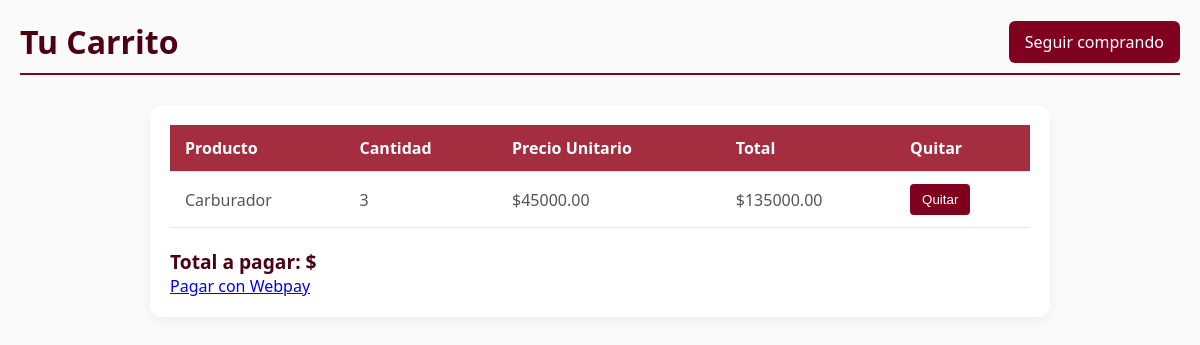
The app's page /cart/ (signed in), older data.
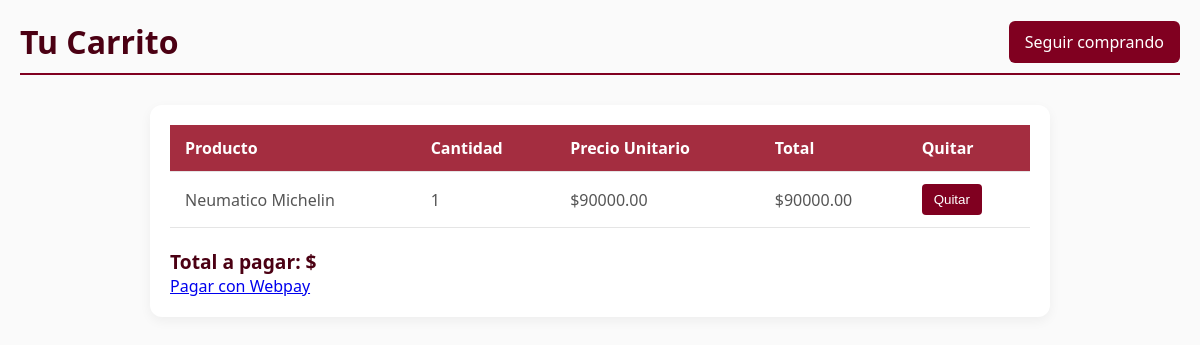
The same page, newer data.
### autoapp/models.py (models this page shows, shortened)
class CartItem(models.Model):
    user = models.ForeignKey(User, on_delete=models.CASCADE)
    producto = models.ForeignKey(Producto, on_delete=models.CASCADE)
    quantity = models.PositiveIntegerField(default=1)
    def total(self):
        return self.quantity * self.producto.precio

class Producto(models.Model):
    codigo_producto = models.CharField(max_length=20, unique=True)
    marca = models.CharField(max_length=100)
    codigo_marca = models.CharField(max_length=20)
    nombre = models.CharField(max_length=200)
    descripcion = models.TextField()
    imagen = models.ImageField(upload_to='productos/', blank=True, null=True)
    categoria = models.ForeignKey(Categoria, on_delete=models.CASCADE, null=True)
    precio = models.DecimalField(max_digits=10, decimal_places=2)
    stock = models.PositiveIntegerField(default=0)
    destacado = models.BooleanField(default=False)
    oferta = models.BooleanField(default=False)

### autoapp/views.py (the view)
# urls.py: path('cart/', views.cart_detail, name='cart_detail'),
@login_required
def cart_detail(request):
    cart = Cart(request)
    items = cart.get_items()
    return render(request, 'cart.html', {'cart_items': items})

### autoapp/cart.py (called while the page is built)
    def get_items(self):
        if self.user.is_authenticated:
            return CartItem.objects.filter(user=self.user)
        else:
            cart = self.request.session.get('cart', {})
            productos = Producto.objects.filter(id__in=cart.keys())
            return [{'producto': p, 'quantity': cart[str(p.id)]} for p in productos]

    def __len__(self):
        if self.user.is_authenticated:
            return sum(item.quantity for item in CartItem.objects.filter(user=self.user))
        else:
            return sum(self.request.session.get('cart', {}).values())

### autoapp/context_processors.py (called while the page is built)
def cart_context(request):
    return {
        'cart_item_count': len(Cart(request))
    }

### autoapp/templates/cart.html (shortened to what this page needs)
{% load static %}
<!DOCTYPE html>
<html lang="en">
<head>
    <link rel="stylesheet" href="{% static 'autoapp/cart.css' %}">
</head>
<body>
<header>
    <h1>Tu Carrito</h1>
    <a href="{% url 'index' %}">Seguir comprando</a>
</header>
<main>
    {% if cart_items %}
    <table>
        <thead>
            <tr>
                <th>Producto</th>
                <th>Cantidad</th>
                <th>Precio Unitario</th>
                <th>Total</th>
                <th>Quitar</th>
            </tr>
        </thead>
<tbody>
    {% for item in cart_items %}
    <tr>
        <td>{{ item.producto.nombre }}</td>
        <td>{{ item.quantity }}</td>
        <td>${{ item.producto.precio }}</td>
        <td>${{ item.total }}</td>
        <td>
            <form action="{% url 'remove_from_cart' item.producto.id %}" method="post" style="display:inline;">
                <button type="submit">Quitar</button>
            </form>
        </td>
    </tr>
    {% endfor %}
</tbody>
    </table>
    <p><strong>Total a pagar: ${{ cart_total }}</strong></p>
    <a href="{% url 'iniciar_pago' %}">Pagar con Webpay</a>
    {% else %}
    <p>Tu carrito está vacío.</p>
    {% endif %}
</main>
</body>
</html>

Row changes from the older to the newer data that the page shows:
removed CartItem: producto.nombre "Carburador", quantity "3", producto.precio "45000.00", total "135000.00"
added CartItem: producto.nombre "Neumatico Michelin", quantity "1", producto.precio "90000.00", total "90000.00"
